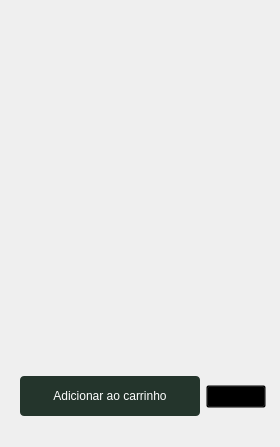
<?xml version="1.0" encoding="UTF-8"?>
<ui version="4.0">
 <class>CardProduto</class>
 <widget class="QWidget" name="CardProduto">
  <property name="geometry">
   <rect>
    <x>0</x>
    <y>0</y>
    <width>280</width>
    <height>447</height>
   </rect>
  </property>
  <property name="windowTitle">
   <string>Form</string>
  </property>
  <layout class="QVBoxLayout" name="verticalLayout">
   <property name="leftMargin">
    <number>0</number>
   </property>
   <property name="topMargin">
    <number>0</number>
   </property>
   <property name="rightMargin">
    <number>0</number>
   </property>
   <property name="bottomMargin">
    <number>0</number>
   </property>
   <item>
    <widget class="QLabel" name="fotoProduto">
     <property name="minimumSize">
      <size>
       <width>220</width>
       <height>220</height>
      </size>
     </property>
     <property name="maximumSize">
      <size>
       <width>280</width>
       <height>280</height>
      </size>
     </property>
     <property name="layoutDirection">
      <enum>Qt::LayoutDirection::LeftToRight</enum>
     </property>
     <property name="styleSheet">
      <string notr="true">border-radius: 12px;</string>
     </property>
     <property name="text">
      <string/>
     </property>
     <property name="scaledContents">
      <bool>true</bool>
     </property>
     <property name="alignment">
      <set>Qt::AlignmentFlag::AlignHCenter|Qt::AlignmentFlag::AlignTop</set>
     </property>
     <property name="margin">
      <number>0</number>
     </property>
     <property name="indent">
      <number>-1</number>
     </property>
    </widget>
   </item>
   <item>
    <widget class="QWidget" name="widgetDescricaoProduto" native="true">
     <property name="sizePolicy">
      <sizepolicy hsizetype="Preferred" vsizetype="Preferred">
       <horstretch>0</horstretch>
       <verstretch>0</verstretch>
      </sizepolicy>
     </property>
     <property name="minimumSize">
      <size>
       <width>220</width>
       <height>220</height>
      </size>
     </property>
     <property name="maximumSize">
      <size>
       <width>280</width>
       <height>280</height>
      </size>
     </property>
     <property name="styleSheet">
      <string notr="true">background-color: transparent</string>
     </property>
     <layout class="QVBoxLayout" name="verticalLayout_9" stretch="20,30,20,30">
      <property name="spacing">
       <number>7</number>
      </property>
      <property name="leftMargin">
       <number>15</number>
      </property>
      <property name="topMargin">
       <number>15</number>
      </property>
      <property name="bottomMargin">
       <number>15</number>
      </property>
      <item>
       <widget class="QLabel" name="nomeProduto">
        <property name="sizePolicy">
         <sizepolicy hsizetype="Preferred" vsizetype="Maximum">
          <horstretch>0</horstretch>
          <verstretch>0</verstretch>
         </sizepolicy>
        </property>
        <property name="styleSheet">
         <string notr="true">color: #24352C</string>
        </property>
       </widget>
      </item>
      <item>
       <widget class="QLabel" name="descricaoProduto">
        <property name="styleSheet">
         <string notr="true">color: #24352C</string>
        </property>
        <property name="wordWrap">
         <bool>true</bool>
        </property>
       </widget>
      </item>
      <item>
       <widget class="QLabel" name="precoProduto">
        <property name="sizePolicy">
         <sizepolicy hsizetype="Preferred" vsizetype="Maximum">
          <horstretch>0</horstretch>
          <verstretch>0</verstretch>
         </sizepolicy>
        </property>
        <property name="styleSheet">
         <string notr="true">color: #24352C</string>
        </property>
       </widget>
      </item>
      <item alignment="Qt::AlignmentFlag::AlignHCenter">
       <widget class="QWidget" name="linhaAdicionar" native="true">
        <layout class="QHBoxLayout" name="horizontalLayout_28">
         <property name="leftMargin">
          <number>0</number>
         </property>
         <property name="topMargin">
          <number>0</number>
         </property>
         <property name="rightMargin">
          <number>0</number>
         </property>
         <property name="bottomMargin">
          <number>0</number>
         </property>
         <item>
          <widget class="QPushButton" name="btnAdicionar">
           <property name="sizePolicy">
            <sizepolicy hsizetype="Preferred" vsizetype="Maximum">
             <horstretch>0</horstretch>
             <verstretch>0</verstretch>
            </sizepolicy>
           </property>
           <property name="minimumSize">
            <size>
             <width>180</width>
             <height>40</height>
            </size>
           </property>
           <property name="styleSheet">
            <string notr="true">QPushButton {
    background-color: #24352C;
    color: white;
    border: none;
    border-radius: 4px;
    padding: 8px;
}

QPushButton:hover {
    background-color: #3B5948;
}</string>
           </property>
           <property name="text">
            <string>Adicionar ao carrinho</string>
           </property>
          </widget>
         </item>
         <item>
          <widget class="QPushButton" name="btnFavoritar">
           <property name="sizePolicy">
            <sizepolicy hsizetype="Maximum" vsizetype="Maximum">
             <horstretch>0</horstretch>
             <verstretch>0</verstretch>
            </sizepolicy>
           </property>
           <property name="maximumSize">
            <size>
             <width>60</width>
             <height>16777215</height>
            </size>
           </property>
           <property name="text">
            <string>♡</string>
           </property>
           <property name="checkable">
            <bool>true</bool>
           </property>
          </widget>
         </item>
        </layout>
       </widget>
      </item>
     </layout>
    </widget>
   </item>
  </layout>
 </widget>
 <resources/>
 <connections/>
</ui>
